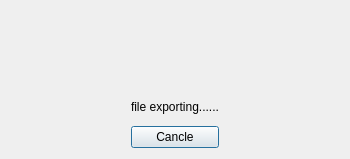
<?xml version="1.0" encoding="UTF-8"?>
<ui version="4.0">
 <class>ExportFileDialog</class>
 <widget class="QDialog" name="ExportFileDialog">
  <property name="geometry">
   <rect>
    <x>0</x>
    <y>0</y>
    <width>350</width>
    <height>159</height>
   </rect>
  </property>
  <property name="minimumSize">
   <size>
    <width>0</width>
    <height>0</height>
   </size>
  </property>
  <property name="maximumSize">
   <size>
    <width>16777215</width>
    <height>16777215</height>
   </size>
  </property>
  <property name="windowTitle">
   <string>Export File</string>
  </property>
  <layout class="QHBoxLayout" name="horizontalLayout">
   <item>
    <spacer name="horizontalSpacer">
     <property name="orientation">
      <enum>Qt::Horizontal</enum>
     </property>
     <property name="sizeHint" stdset="0">
      <size>
       <width>96</width>
       <height>20</height>
      </size>
     </property>
    </spacer>
   </item>
   <item>
    <layout class="QVBoxLayout" name="verticalLayout" stretch="6,2,2">
     <item>
      <widget class="QLabel" name="label_gif">
       <property name="minimumSize">
        <size>
         <width>0</width>
         <height>0</height>
        </size>
       </property>
       <property name="maximumSize">
        <size>
         <width>16777215</width>
         <height>16777215</height>
        </size>
       </property>
       <property name="text">
        <string/>
       </property>
      </widget>
     </item>
     <item>
      <widget class="QLabel" name="label_text">
       <property name="text">
        <string>file exporting......</string>
       </property>
      </widget>
     </item>
     <item>
      <widget class="QPushButton" name="pushButton">
       <property name="text">
        <string>Cancle</string>
       </property>
      </widget>
     </item>
    </layout>
   </item>
   <item>
    <spacer name="horizontalSpacer_2">
     <property name="orientation">
      <enum>Qt::Horizontal</enum>
     </property>
     <property name="sizeHint" stdset="0">
      <size>
       <width>96</width>
       <height>20</height>
      </size>
     </property>
    </spacer>
   </item>
  </layout>
 </widget>
 <resources>
  <include location="resource.qrc"/>
 </resources>
 <connections/>
</ui>
